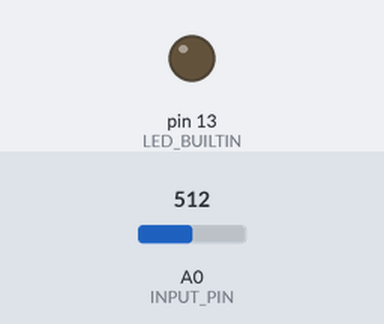
Bench run of a sketch on a simulated Arduino Uno, built for the host (arithmetic inside an expression is 32-bit, double 64-bit). Shown: output pins drawn as LEDs (lit = HIGH). The inputs (shaded band) are chosen by the test bench; at power-on: A0 (INPUT_PIN) = 512.

Above: at 0.5 s.
Timing chart, 0 to 2.0 s (numbered marks = the images above):
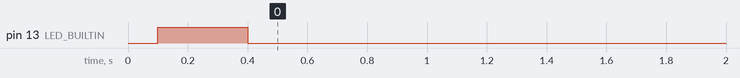

The sketch:

Blinky-Keys-Serial.ino
```cpp
// (licence header left out)
// Copyright (c) 2025 Krishnanshu Mittal - krishnanshu@upsidedownlabs.tech
// Copyright (c) 2025 Aman Maheshwari - aman@upsidedownlabs.tech
// Copyright (c) 2025 Deepak Khatri - deepak@upsidedownlabs.tech
// Copyright (c) 2025 Upside Down Labs - contact@upsidedownlabs.tech

#include <Arduino.h>

// ----------------- USER CONFIGURATION -----------------
#define SAMPLE_RATE       512           // samples per second
#define BAUD_RATE         115200
#define INPUT_PIN         A0

// EEG Envelope Configuration
#define ENVELOPE_WINDOW_MS 100  // Smoothing window in milliseconds
#define ENVELOPE_WINDOW_SIZE ((ENVELOPE_WINDOW_MS * SAMPLE_RATE) / 1000)

// Double Blink Detection Configuration
const unsigned long BLINK_DEBOUNCE_MS   = 250;   // minimal spacing between individual blinks
const unsigned long DOUBLE_BLINK_MS     = 600;   // max time between the two blinks
unsigned long lastBlinkTime     = 0;             // time of most recent blink
unsigned long firstBlinkTime    = 0;             // time of the first blink in a pair
unsigned long secondBlinkTime   = 0;
unsigned long triple_blink_ms   = 600;
int         blinkCount         = 0;             // how many valid blinks so far (0–2)

// EEG Processing Variables
float envelopeBuffer[ENVELOPE_WINDOW_SIZE] = {0};
int envelopeIndex = 0;
float envelopeSum = 0;
float currentEEGEnvelope = 0;
float BlinkThreshold = 75.0;

// --- Filter Functions ---
// High-Pass Butterworth IIR digital filter, generated using filter_gen.py.
// Sampling rate: 512.0 Hz, frequency: 5.0 Hz.
// Filter is order 2, implemented as second-order sections (biquads).
// Reference: https://docs.scipy.org/doc/scipy/reference/generated/scipy.signal.butter.html
float highpass(float input)
{
  float output = input;
  {
    static float z1, z2; // filter section state
    float x = output - -1.91327599*z1 - 0.91688335*z2;
    output = 0.95753983*x + -1.91507967*z1 + 0.95753983*z2;
    z2 = z1;
    z1 = x;
  }
  return output;
}

// Band-Stop Butterworth IIR digital filter, generated using filter_gen.py.
// Sampling rate: 512.0 Hz, frequency: [48.0, 52.0] Hz.
// Filter is order 2, implemented as second-order sections (biquads).
// Reference: https://docs.scipy.org/doc/scipy/reference/generated/scipy.signal.butter.html
float Notch(float input)
{
  float output = input;
  {
    static float z1, z2; // filter section state
    float x = output - -1.58696045*z1 - 0.96505858*z2;
    output = 0.96588529*x + -1.57986211*z1 + 0.96588529*z2;
    z2 = z1;
    z1 = x;
  }
  {
    static float z1, z2; // filter section state
    float x = output - -1.62761184*z1 - 0.96671306*z2;
    output = 1.00000000*x + -1.63566226*z1 + 1.00000000*z2;
    z2 = z1;
    z1 = x;
  }
  return output;
}

// EEG Envelope Detection Function
float updateEEGEnvelope(float sample) {
  float absSample = fabs(sample);  // Rectify EEG signal

  // Update circular buffer and running sum
  envelopeSum -= envelopeBuffer[envelopeIndex];
  envelopeSum += absSample;
  envelopeBuffer[envelopeIndex] = absSample;
  envelopeIndex = (envelopeIndex + 1) % ENVELOPE_WINDOW_SIZE;

  return envelopeSum / ENVELOPE_WINDOW_SIZE;  // Return moving average
}

void setup() {
  Serial.begin(BAUD_RATE);
  delay(100);

  pinMode(INPUT_PIN, INPUT);
  pinMode(LED_BUILTIN, OUTPUT);
  digitalWrite(LED_BUILTIN, HIGH);
  delay(300);
  digitalWrite(LED_BUILTIN, LOW);
}

void loop() {
  static unsigned long lastMicros = micros();
  unsigned long now = micros(), dt = now - lastMicros;
  lastMicros = now;

  static long timer = 0;
  timer -= dt;
  if(timer <= 0){
    timer += 1000000L / SAMPLE_RATE;
    int raw = analogRead(INPUT_PIN);
    float filt = highpass(Notch(raw));
    currentEEGEnvelope = updateEEGEnvelope(filt);
  }

  // Double blink detection
  unsigned long nowMs = millis();

  // 1) Did we cross threshold and respect per‑blink debounce?
  if (currentEEGEnvelope > BlinkThreshold && (nowMs - lastBlinkTime) >= BLINK_DEBOUNCE_MS) {
    lastBlinkTime = nowMs;    // mark this blink

    // 2) Count it
    if (blinkCount == 0) {
      // first blink of the pair
      firstBlinkTime = nowMs;
      blinkCount = 1;
      // Serial.println("First blink detected");
    }
    else if (blinkCount == 1 && (nowMs - firstBlinkTime) <= DOUBLE_BLINK_MS) {
      // double blink detected - send right arrow key
      secondBlinkTime = nowMs;
      blinkCount = 2;
      // Serial.println("Second blink registered, waiting for triple…");
    }
    else if (blinkCount==2 && (nowMs - secondBlinkTime) <= triple_blink_ms)
    {
      Serial.println("Triple blink detected!");
      blinkCount=0;
    }
    else {
      // either too late or extra blink → restart sequence
      firstBlinkTime = nowMs;
      blinkCount = 1;
      // Serial.println("Blink sequence restarted");
    }
  }

    // if we were in “2 blinks” but no third arrived in time → treat as a real double
    if (blinkCount == 2 && (nowMs - secondBlinkTime) > triple_blink_ms) {
      Serial.println("Double blink detected");
      blinkCount = 0;
    }

  // 3) Timeout: if we never got the second blink in time, reset
  if (blinkCount == 1 && (nowMs - firstBlinkTime) > DOUBLE_BLINK_MS) {
    blinkCount = 0;
  }
}
```
